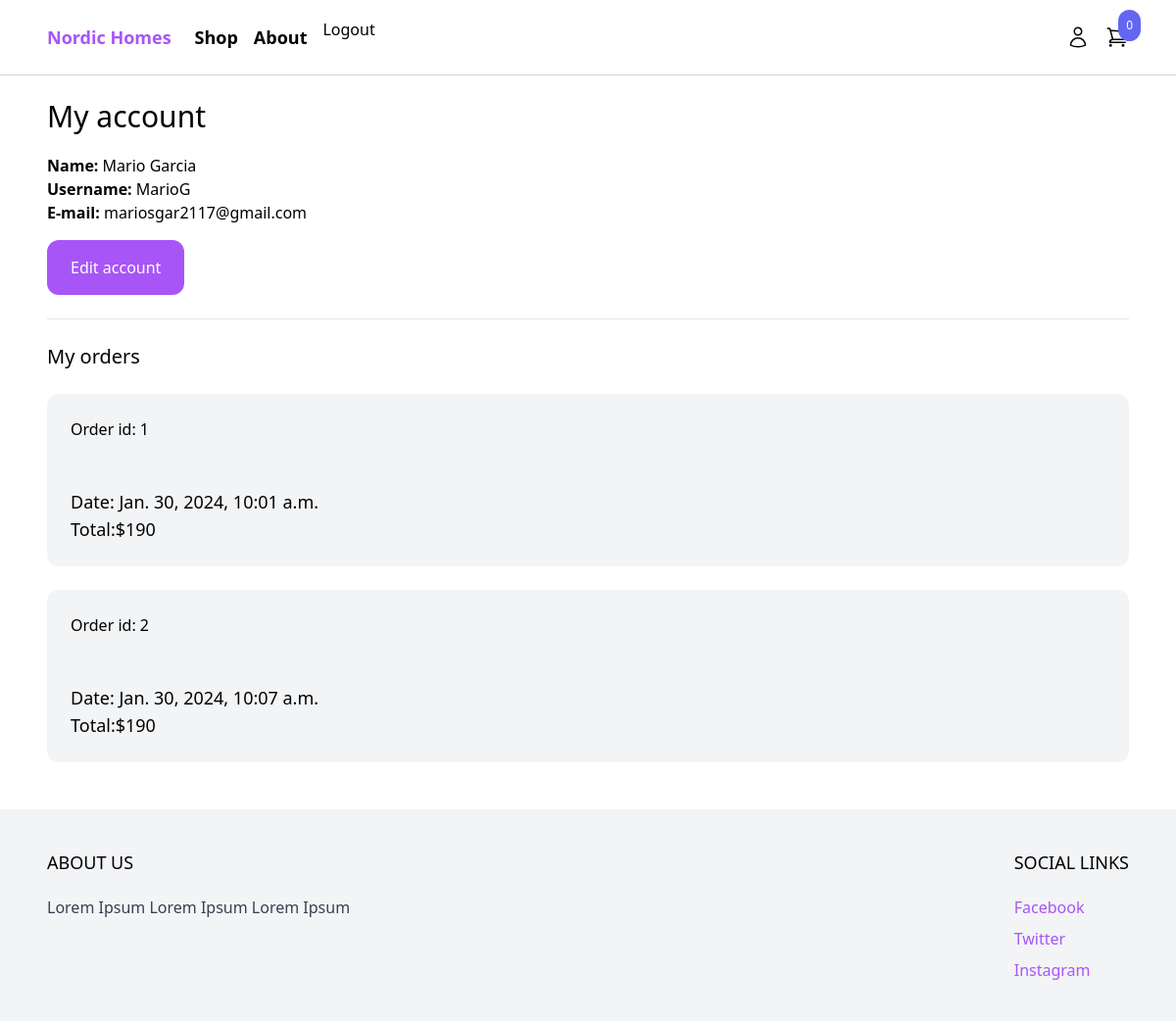
Before: /myaccount/ (signed in) with the older database file.
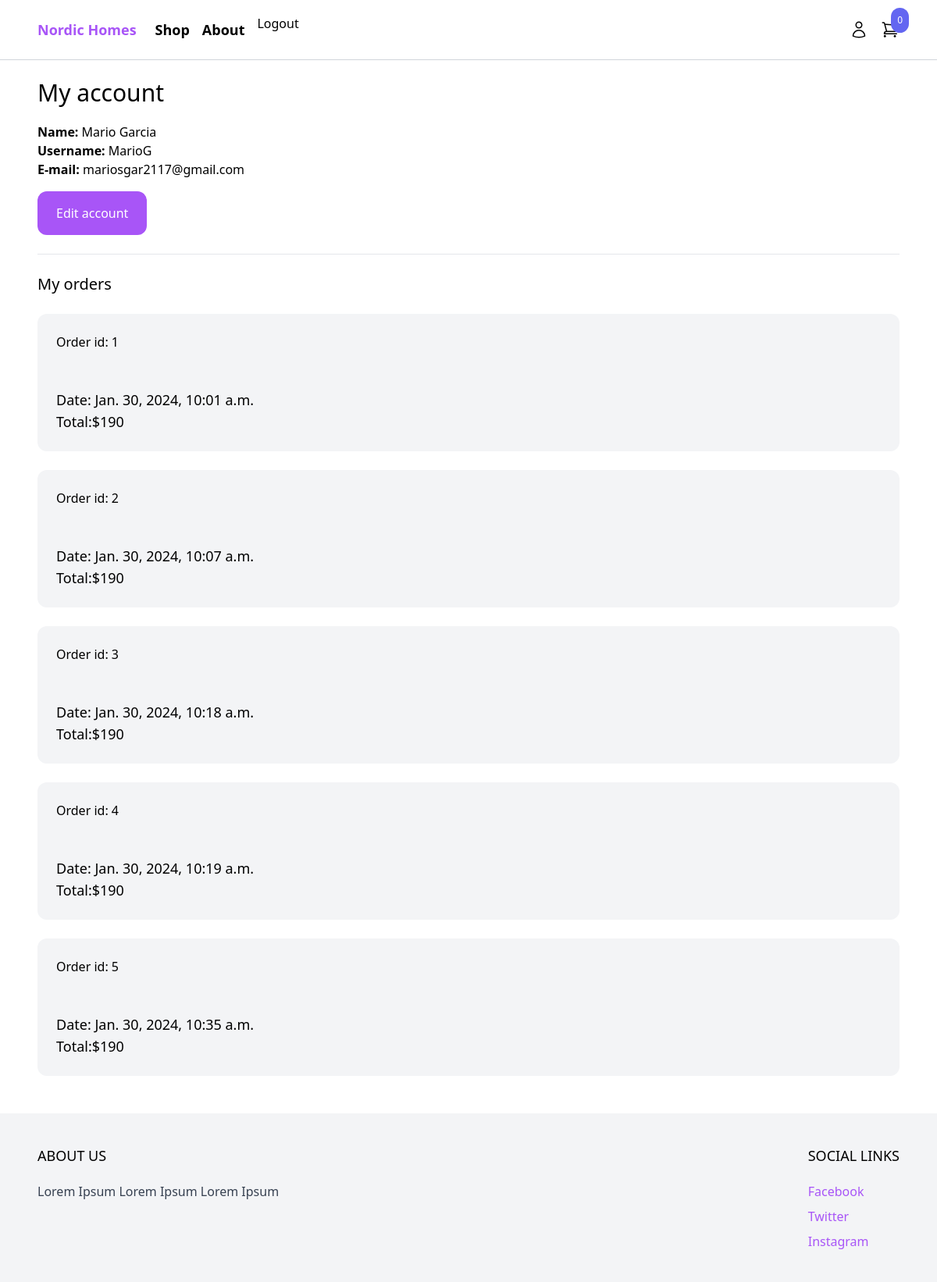
After: the same page with the newer database file.
### order/models.py (models this page shows)
class Order(models.Model):
    ORDERED = 'ordered'
    SHIPPED = 'shipped'
    STATUS_CHOICES = (
        (ORDERED, 'Ordered'),
        (SHIPPED, 'Shipped')
    )
    user = models.ForeignKey(User, related_name='orders', blank=True, null=True, on_delete=models.CASCADE)
    first_name = models.CharField(max_length=255)
    last_name = models.CharField(max_length=255)
    email = models.CharField(max_length=255)
    address = models.CharField(max_length=255)
    zipcode = models.CharField(max_length=255)
    place = models.CharField(max_length=255)
    phone = models.CharField(max_length=255)
    created_at = models.DateTimeField(auto_now_add=True)
    paid = models.BooleanField(default=False)
    paid_amount = models.IntegerField(blank=True, null=True)
    status = models.CharField(max_length=20, choices=STATUS_CHOICES, default=ORDERED)

### core/views.py (the view)
# urls.py: path('myaccount/', myaccount, name='myaccount'),
@login_required
def myaccount(request):
    return render(request, 'core/myaccount.html')

### cart/cart.py (called while the page is built)
    def __len__(self):
        return sum(item['quantity'] for item in self.cart.values())

### cart/context_processors.py (called while the page is built)
def cart(request):
    return {'cart': Cart(request)}

### core/templates/core/myaccount.html (shortened to what this page needs)
{% extends 'core/base.html' %}
{% block content %}
<div class="max-w-6xl mx-auto p-6">
    <h1 class="mb-5 text-3xl">My account</h1>
    <div class="mb-6 ">
        <strong>Name: </strong>{{ request.user.get_full_name }}<br>
        <strong>Username: </strong>{{ request.user.username }}<br>
        <strong>E-mail: </strong>{{ request.user.email }}<br>
        <a href="{% url 'edit_myaccount' %}" class="inline-block mt-4 py-4 px-6 rounded-xl text-white bg-purple-500">Edit account</a>
    </div>
    <hr>
    <h2 class="my-6 text-xl">My orders</h2>
    {% for order in request.user.orders.all %}
        <div class="w-full mb-6 p-6 flex flex-wrap bg-gray-100 rounded-xl">
            <div class="mb-6 flex justify-between">
                <a href="#">Order id: {{order.id }}</a>
            </div>
            <div>
                <p class="text-lg"> Date: {{ order.created_at }}</p>
                <p class="text-lg"> Total:$190</p>
            </div>
        </div>
    {% endfor %}
</div>
{% endblock %}

Changed rows visible on the page:
added Order: id "3", created_at "Jan. 30, 2024, 10:18 a.m."
added Order: id "4", created_at "Jan. 30, 2024, 10:19 a.m."
added Order: id "5", created_at "Jan. 30, 2024, 10:35 a.m."
